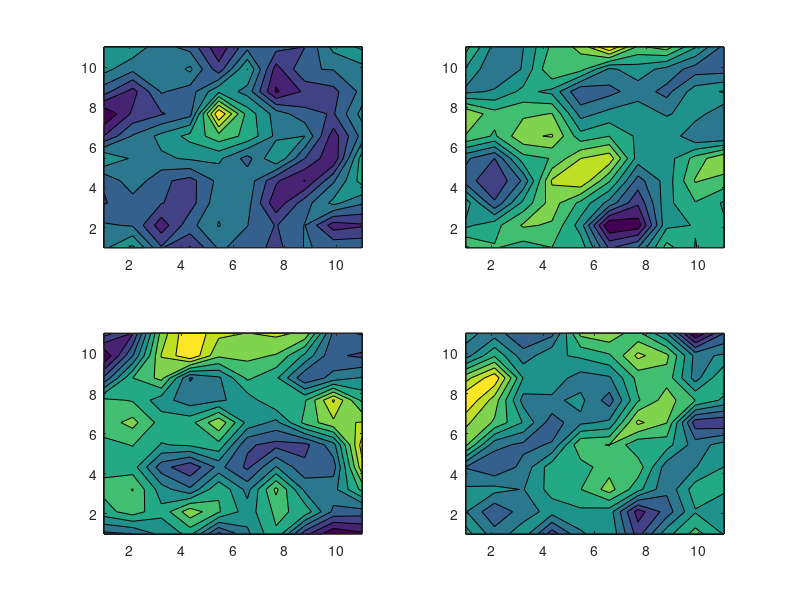

Source code (MATLAB):
% Synthesize 2D isotropic Gaussian random field data
nx = 10;	 % number of points in x and y direction
ny = 10;
s_beg = [1 1];
s_end = [11 11];

sdkern = 0.8;  % width of kernel (isotropic)
var = 2.0;     % standard derivation
N = 500;        % number of samples

% Geometric anisotropic parameters
alpha = 1.5;     % scaling factor
theta = pi/4;  % angle

% Create sites s in a uniform grid
sx = linspace(s_beg(1), s_end(1), nx)';
sy = linspace(s_beg(1), s_end(1), ny)';
%sx = s_beg(1):(s_end(1)-s_beg(1))/(nx-1):s_end(1);
%sy = s_beg(2):(s_end(2)-s_beg(2))/(ny-1):s_end(2);
[xx,yy] = ndgrid(sx, sy); 
s = [xx(:), yy(:)];
n = size(s,1);	      % equal to nx * ny

% Geometric anisotropic parameters
Sc = [1   0;
      0   alpha];
R = [sin(theta) cos(theta);
     -cos(theta) sin(theta)];
T = Sc*R;

Sig = ones(n,n);
for i=1:n-1,
  for j=i+1:n,
    dt = s(j,:)' - s(i,:)';
    d = T*dt;  % become isotropic after the location transformation
    Sig(i,j) = exp(-0.5*(d'*d)/(sdkern*sdkern)/2);
    Sig(j,i) = Sig(i,j);
  end
end

A = sqrtm(Sig);
Ys = zeros(n,N);
%ym = rand(n,1);
for k=1:N
  x = var * randn(n,1);
  y = A*x;
  Ys(:,k) = y;
end

figure
subplot(2,2,1);
contourf(xx,yy,reshape(Ys(:,1),nx,ny));
subplot(2,2,2);
contourf(xx,yy,reshape(Ys(:,2),nx,ny));
subplot(2,2,3);
contourf(xx,yy,reshape(Ys(:,3),nx,ny));
subplot(2,2,4);
contourf(xx,yy,reshape(Ys(:,4),nx,ny));

